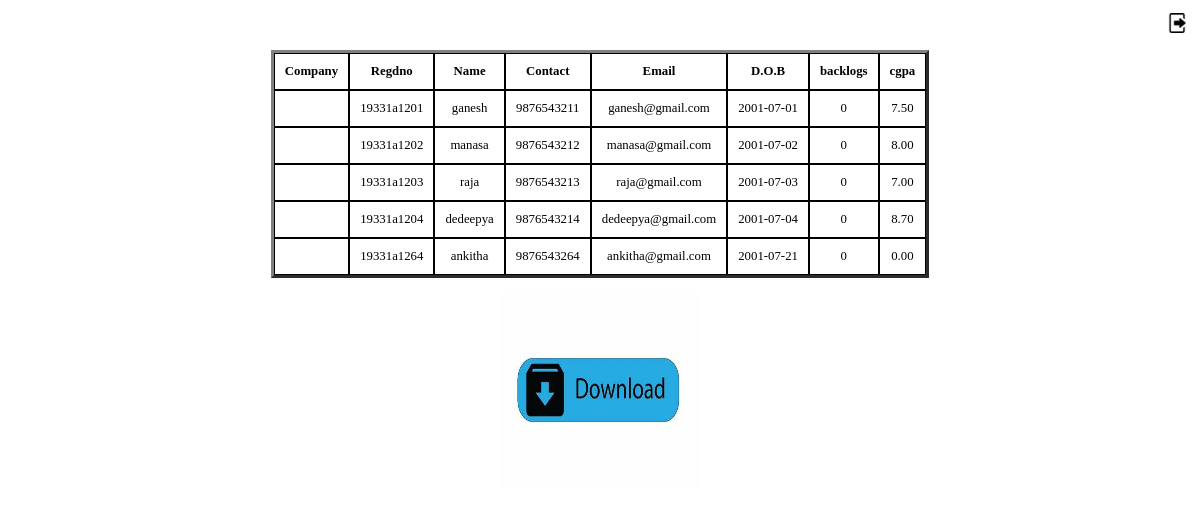
The app's page /student_details.php (signed in) with its own data.
### tables this page shows
CREATE TABLE `marks` (
  `regdno` varchar(11) NOT NULL,
  `cgpa` float(10,2) DEFAULT 0.00,
  `backlogs` int(11) DEFAULT 0
);

CREATE TABLE `student` (
  `regdno` varchar(11) NOT NULL,
  `name` varchar(40) NOT NULL,
  `email` varchar(40) NOT NULL,
  `contact` bigint(11) NOT NULL,
  `dob` date NOT NULL,
  `password` varchar(60) NOT NULL
);

### student_details.php (the view, shortened to what this page needs)
<?php
   include 'config.php';
    $backlog=$_POST['backlogs'];
    $cgpa=$_POST['cgpa'];
    $company=$_POST['company'];
    $sql = "select * from marks where cgpa >= '$cgpa' and backlogs <='$backlog'";
    $result = ($conn->query($sql));
    $row = [];
    if ($result->num_rows > 0)
    {
        $row = $result->fetch_all(MYSQLI_ASSOC);
    }
?>
<!DOCTYPE html>
<html>
    <head>
    <link type="text/css" rel="stylesheet" href="stylesheet.css">
</head>
<body style="background: color #959595;">
<p style="text-align:right;">
    <a href="staff_logout.php" class="button" align='right'><img src="signout.jpg" alt="signout" width="20" height="20"></a>
    </p>
    <table border='3' cellspacing="0" align="center" style="background: color #757575;">
        <thead>
            <tr>
                <th>Company</th>
                <th>Regdno</th>
                <th>Name</th>
                <th>Contact</th>
                <th>Email</th>
                <th>D.O.B</th>
                <th>backlogs</th>
                <th>cgpa</th>
            </tr>
        </thead>
        <tbody>
            <?php
            if(!empty($row))
            foreach($row as $rows)
            {
            ?>
            <tr>
                <td><?php echo $company; ?></td>
                <td><?php echo $rows['regdno'];
                $n=$rows['regdno'];
                $sql1="select * from student where regdno='$n'";
                $result1 = ($conn->query($sql1));
                while($rows1=$result1->fetch_assoc())
                {
                ?></td>
                <td><?php echo $rows1['name']; ?></td>
                <td><?php echo $rows1['contact'] ?></td>
                <td><?php echo $rows1['email'] ?></td>
                <td><?php echo $rows1['dob'] ?></td>
                <?php } ?>
                <td><?php echo $rows['backlogs']; ?></td>
                <td><?php echo $rows['cgpa']; ?></td>
            </tr>
            <?php } ?>
        </tbody>
    </table>
    <p style="text-align:center;"><a href="generatefile.php" class="button"><img src="download.jpg" alt="download" width="200" height="200"></a></p>
</body>
</html>

### stylesheet.css (style rules this page uses)
body { background-color: #fff; margin: 0px; font-family: Verdana, Georgia, serif; font-size: 14px; font-size:80%; height:100%; border:0px; width:100%; }
.button { text-decoration:none; font-family:arial; padding: .2em 1em; color:rgb(0, 0, 0); border-radius:5px; }

### student_details.php (style rules this page uses)
td,th { border: 1px solid black; padding: 10px; margin: 5px; text-align: center; }

### records on screen
marks: regdno "19331a1201", backlogs "0", cgpa "7.50"
student: name "ganesh", contact "9876543211", email "ganesh@gmail.com", dob "2001-07-01"
marks: regdno "19331a1202", backlogs "0", cgpa "8.00"
student: name "manasa", contact "9876543212", email "manasa@gmail.com", dob "2001-07-02"
marks: regdno "19331a1203", backlogs "0", cgpa "7.00"
student: name "raja", contact "9876543213", email "raja@gmail.com", dob "2001-07-03"
marks: regdno "19331a1204", backlogs "0", cgpa "8.70"
student: name "dedeepya", contact "9876543214", email "dedeepya@gmail.com", dob "2001-07-04"
marks: regdno "19331a1264", backlogs "0", cgpa "0.00"
student: name "ankitha", contact "9876543264", email "ankitha@gmail.com", dob "2001-07-21"
